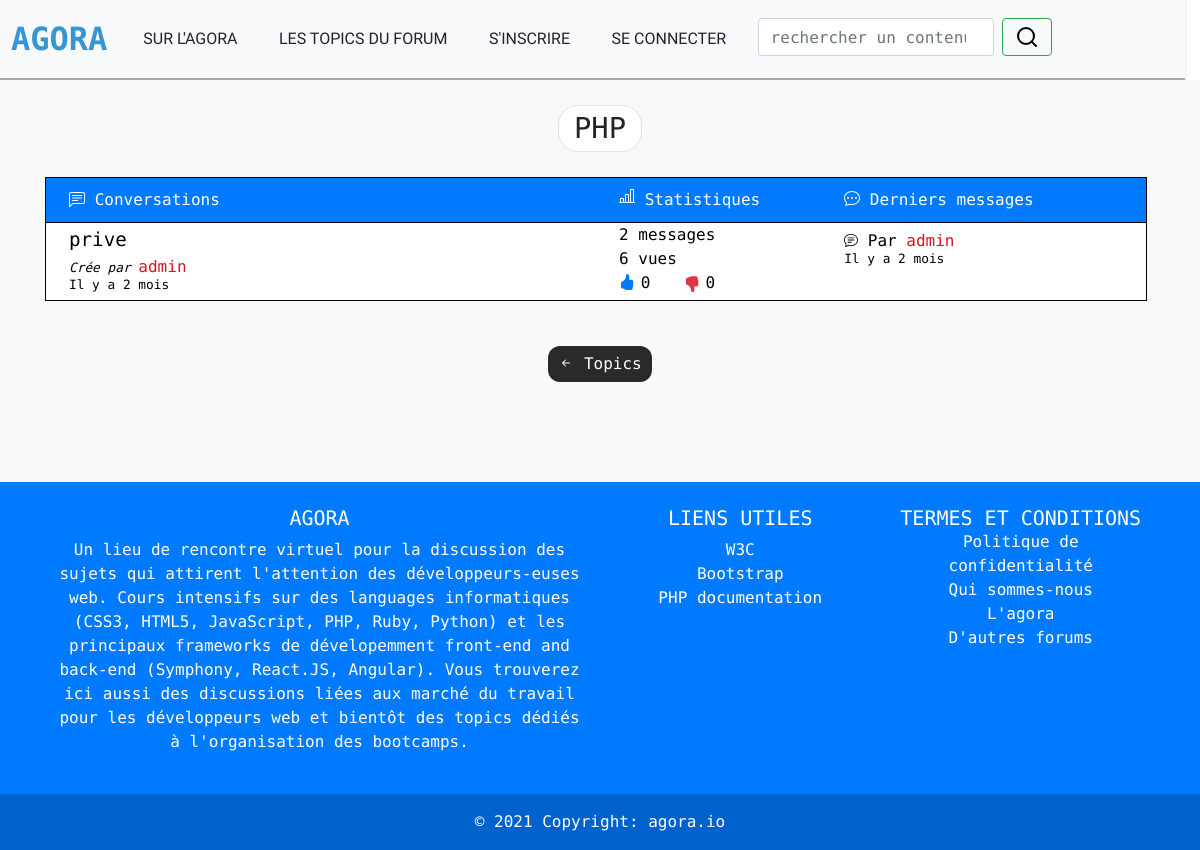
Page /conversation.php?id=10 on the earlier database version.
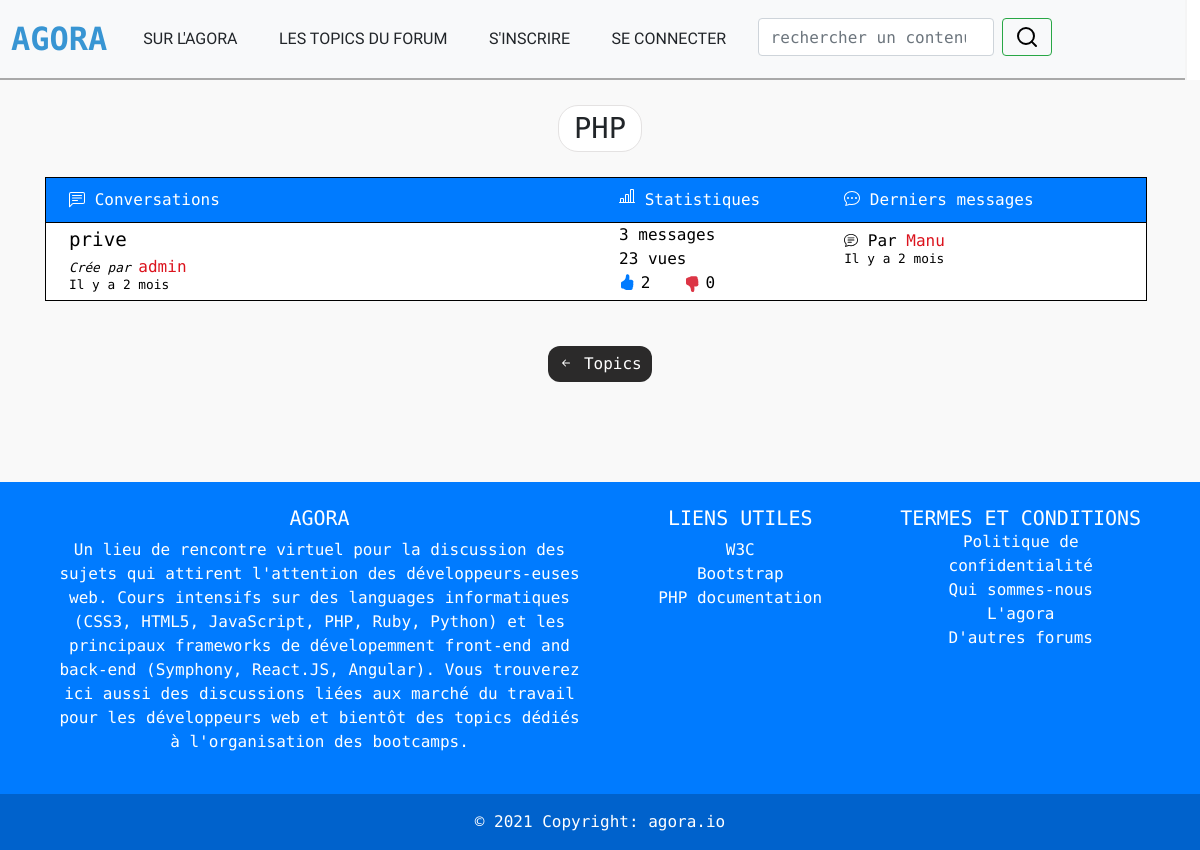
Same page on the later database version.
### tables this page shows
CREATE TABLE `conversations` (
  `id` int(11) NOT NULL,
  `titre` varchar(255) NOT NULL,
  `id_topic` int(11) NOT NULL,
  `id_message` int(11) NOT NULL DEFAULT '0',
  `id_utilisateur` int(11) NOT NULL,
  `date` timestamp NOT NULL DEFAULT CURRENT_TIMESTAMP
);

CREATE TABLE `utilisateurs` (
  `id` int(11) NOT NULL,
  `login` varchar(255) NOT NULL,
  `nom` varchar(255) NOT NULL,
  `prenom` varchar(255) NOT NULL,
  `mail` varchar(255) NOT NULL,
  `password` varchar(255) NOT NULL,
  `id_droits` int(11) NOT NULL,
  `date` timestamp NOT NULL DEFAULT CURRENT_TIMESTAMP
);

CREATE TABLE `messages` (
  `id` int(11) NOT NULL,
  `message` text NOT NULL,
  `like` int(11) NOT NULL DEFAULT '0',
  `dislike` int(11) NOT NULL DEFAULT '0',
  `id_conversation` int(11) NOT NULL,
  `id_topic` int(11) NOT NULL,
  `id_utilisateurs` int(11) NOT NULL,
  `date` timestamp NOT NULL DEFAULT CURRENT_TIMESTAMP
);

### classes/Models/TopicModel.php (called while the page is built, shortened)
<?php
class TopicModel extends Model
{
    public $table;
    public function __construct()
    {
        $this->table = 'topic';
    }
    public function findTopicId($id)
    {
        return $requete = $this->requete("SELECT * FROM $this->table WHERE id = $id")->fetch();
    }
}

### classes/Db/Db.php (called while the page is built, shortened)
<?php
class Db extends PDO
{
    private static $instance;
    private function __construct()
    {
        $_dsn = 'mysql:dbname='. self::DBNAME . '; charset=utf8; host=' . self::DBHOST;
    }
    public static function getInstance():self
    {
        if(self::$instance === null){
            self::$instance = new self();
        }
        return self::$instance;
    }
}

### classes/Models/Model.php (called while the page is built, shortened)
<?php
class Model extends Db
{
    public function requete(string $sql, array $attributs = null)
    {
        $this->db = Db::getInstance();
        if ($attributs !== null) {
            $query = $this->db->prepare($sql);
            $query->execute($attributs);
            return $query;
        }
        else {
            return $this->db->query($sql);
        }
    }
}

### classes/Models/ConversationModel.php (called while the page is built, shortened)
<?php
class ConversationModel extends Model
{
    public function __construct()
    {
        $this->table = 'conversations';
    }
    public function getConversation($id_topic)
    {
        return $requete = $this->requete("
        SELECT $this->table.date AS date_conversations,
               $this->table.titre,
               $this->table.id_topic,
               $this->table.id_utilisateur,
               $this->table.id AS id_conversation,
               $this->table.id_message,
               utilisateurs.id,
               utilisateurs.login,
               messages.id,
               messages.date
        FROM $this->table
        INNER JOIN utilisateurs
        ON $this->table.id_utilisateur = utilisateurs.id
        INNER JOIN messages
        ON $this->table.id_message = messages.id
        WHERE $this->table.id_topic = $id_topic
        ORDER BY date DESC ")->fetchAll();
    }
    public function getMessages($id_conversation)
    {
        return $requete = $this->requete("
        SELECT  messages.date,
                messages.id_utilisateurs,
                messages.id_conversation,
                utilisateurs.id,
                utilisateurs.login
        FROM utilisateurs
        INNER JOIN messages
        ON utilisateurs.id = messages.id_utilisateurs
        WHERE messages.id_conversation = $id_conversation
        ORDER BY messages.date DESC")->fetch();
    }
}

### function/dates.php (called while the page is built, shortened)
<?php
 function depuis($date)
    {
        $origin = new DateTime(date("Y-m-d H:i:s"));
        $target = new DateTime($date);
        $interval = $origin->diff($target);
        if ((int) floor($interval->y) === 0) {
            if ((int) floor($interval->m) === 0) {
                if ((int) floor($interval->d) === 0) {
                    if ((int) floor($interval->h) === 0) {
                        if ((int) floor($interval->i) === 0) {
                            if ((int) floor($interval->s) === 0) {
                                return 'maintenant';
                            }
                            elseif ($interval->s === 1) {
                                return '1 seconde';
                            }
                            else {
                                return $interval->s. ' secondes';
                            }
                        }
                        elseif ($interval->i === 1) {
                            return '1 minute';
                        }
                        else {
                            return $interval->i. ' minutes';
                        }
                    }
                    elseif ($interval->h === 1) {
                        return '1 heure';
                    }
                    else {
                        return $interval->h. ' heures';
                    }
                }
                elseif ($interval->d === 1) {
                    return '1 jour';
                }
                else {
                    return $interval->d. ' jours';
                }
            }
            elseif ($interval->m === 1) {
                return '1 mois';
            }
            else {
                return $interval->m. ' mois';
            }
        }
        elseif ($interval->y === 1) {
            return '1 jour';
        }
        else {
            return $interval->y. ' années';
        }
    }

### classes/Models/MessagesModel.php (called while the page is built, shortened)
<?php
class MessagesModel extends Model
{
    public function __construct()
    {
        $this->table = 'messages';
    }
    public function messagesCount($id)
    {
        return $query = $this->requete('SELECT * FROM '.$this->table.' WHERE id_conversation = '.$id)->rowcount();
    }
}

### classes/Models/Vues.php (called while the page is built, shortened)
<?php
class Vues extends Model
{
    public function __construct()
    {
        $this->table = 'vues';
    }
    public function vuesConversation(int $id_conversation)
    {
        return $requete = $this->requete("SELECT *FROM $this->table WHERE id_conversation = $id_conversation")->rowcount();
    }
}

### classes/Models/Likes.php (called while the page is built, shortened)
<?php
class Likes extends Model
{
    public function __construct()
    {
        $this->table = 'likes';
    }
    public function likeConversation($id_conversation): int
    {
        return $requete = $this->requete("SELECT * FROM $this->table WHERE id_conversation = $id_conversation")->rowcount();
    }
}

### classes/Models/Dislike.php (called while the page is built, shortened)
<?php
class Dislike extends Model
{
    public function __construct()
    {
        $this->table = 'dislike';
    }
    public function dislikeConversation($id_conversation): int
    {
        return $requete = $this->requete("SELECT * FROM $this->table WHERE id_conversation = $id_conversation")->rowcount();
    }
}

### conversation.php (the view, shortened to what the changed rows need)
<?php
require_once 'function/dates.php';
$conversation = new ConversationModel();
?>
<main class="main_conversation">
    <?php
    $topics = new TopicModel();
    $recup_titre = $topics->findTopicId($_GET['id']);
    ?>
        <h1 class="h1_titre_topic"><?=$recup_titre->titre?></h1>
        <section class="container">
            <?php
            $conversations = $conversation->getConversation($_GET['id']);
            ?>
            <?php
            foreach ($conversations as  $conversationn){
                ?><a href="messages.php?id=<?=$_GET['id']?>&id_conversation=<?php echo $conversationn->id_conversation?>">
                <section class="container_conversations row  mr-2 ml-auto">
                    <section class=" conversation_conversations col-6 ml-2 ">
                        <p><?= $conversationn->titre . '</p>
                        <i>Crée par </i><span class="span_login_conversations">'.$conversationn->login. '</span>
                        <br><span class="span_depuis_conversation"> Il y a ' .depuis($conversationn->date_conversations). '</span>';
                        ?>
                    </section>
                    <section class="statistique_conversations col-2">
                        <?php
                        $messages_count = new MessagesModel();
                        echo $messages_count->messagesCount($conversationn->id_conversation).' message';if ($messages_count->messagesCount($conversationn->id_conversation)>= 2):echo 's';endif;echo '<br>';
                        $vues = new Vues();
                        echo $vues->vuesConversation($conversationn->id_conversation).' vue';if ($vues->vuesConversation($conversationn->id_conversation ) >= 2): echo 's'; endif; echo '<br>';
                        $likes = new Likes();
                        ?>
                        <?=$likes->likeConversation($conversationn->id_conversation);
                        $dislikes = new Dislike();
                        ?>
                        <?=$dislikes->dislikeConversation($conversationn->id_conversation);?>
                    </section>
                    <section class="dernier_message_conversations col-3 ml-auto mr-auto ">
                        <?php
                        $messages = $conversation->getMessages($conversationn->id_conversation);
                        echo '<svg xmlns="http://www.w3.org/2000/svg" width="14" height="14" fill="currentColor" class="bi bi-chat-text mb-1" viewBox="0 0 16 16"><path d="M2.678 11.894a1 1 0 0 1 .287.801 10.97 10.97 0 0 1-.398 2c1.395-.323 2.247-.697 2.634-.893a1 1 0 0 1 .71-.074A8.06 8.06 0 0 0 8 14c3.996 0 7-2.807 7-6 0-3.192-3.004-6-7-6S1 4.808 1 8c0 1.468.617 2.83 1.678 3.894zm-.493 3.905a21.682 21.682 0 0 1-.713.129c-.2.032-.352-.176-.273-.362a9.68 9.68 0 0 0 .244-.637l.003-.01c.248-.72.45-1.548.524-2.319C.743 11.37 0 9.76 0 8c0-3.866 3.582-7 8-7s8 3.134 8 7-3.582 7-8 7a9.06 9.06 0 0 1-2.347-.306c-.52.263-1.639.742-3.468 1.105z"/><path d="M4 5.5a.5.5 0 0 1 .5-.5h7a.5.5 0 0 1 0 1h-7a.5.5 0 0 1-.5-.5zM4 8a.5.5 0 0 1 .5-.5h7a.5.5 0 0 1 0 1h-7A.5.5 0 0 1 4 8zm0 2.5a.5.5 0 0 1 .5-.5h4a.5.5 0 0 1 0 1h-4a.5.5 0 0 1-.5-.5z"/></svg>
                        Par <span class="span_login_conversations">'.$messages->login.'</span> <br>
                        <span class="span_depuis_conversation">Il y a '.depuis($messages->date). '</span>';
                        ?>
                    </section>
                </section></a>
                <?php
            }
            ?>
        </section>
</main>

Differences in the rows shown:
changed conversations "prive": id_conversation "2" → "3"; id_conversation "6" → "23"; id_conversation "0" → "2"; utilisateurs.login "admin" → "Manu"
